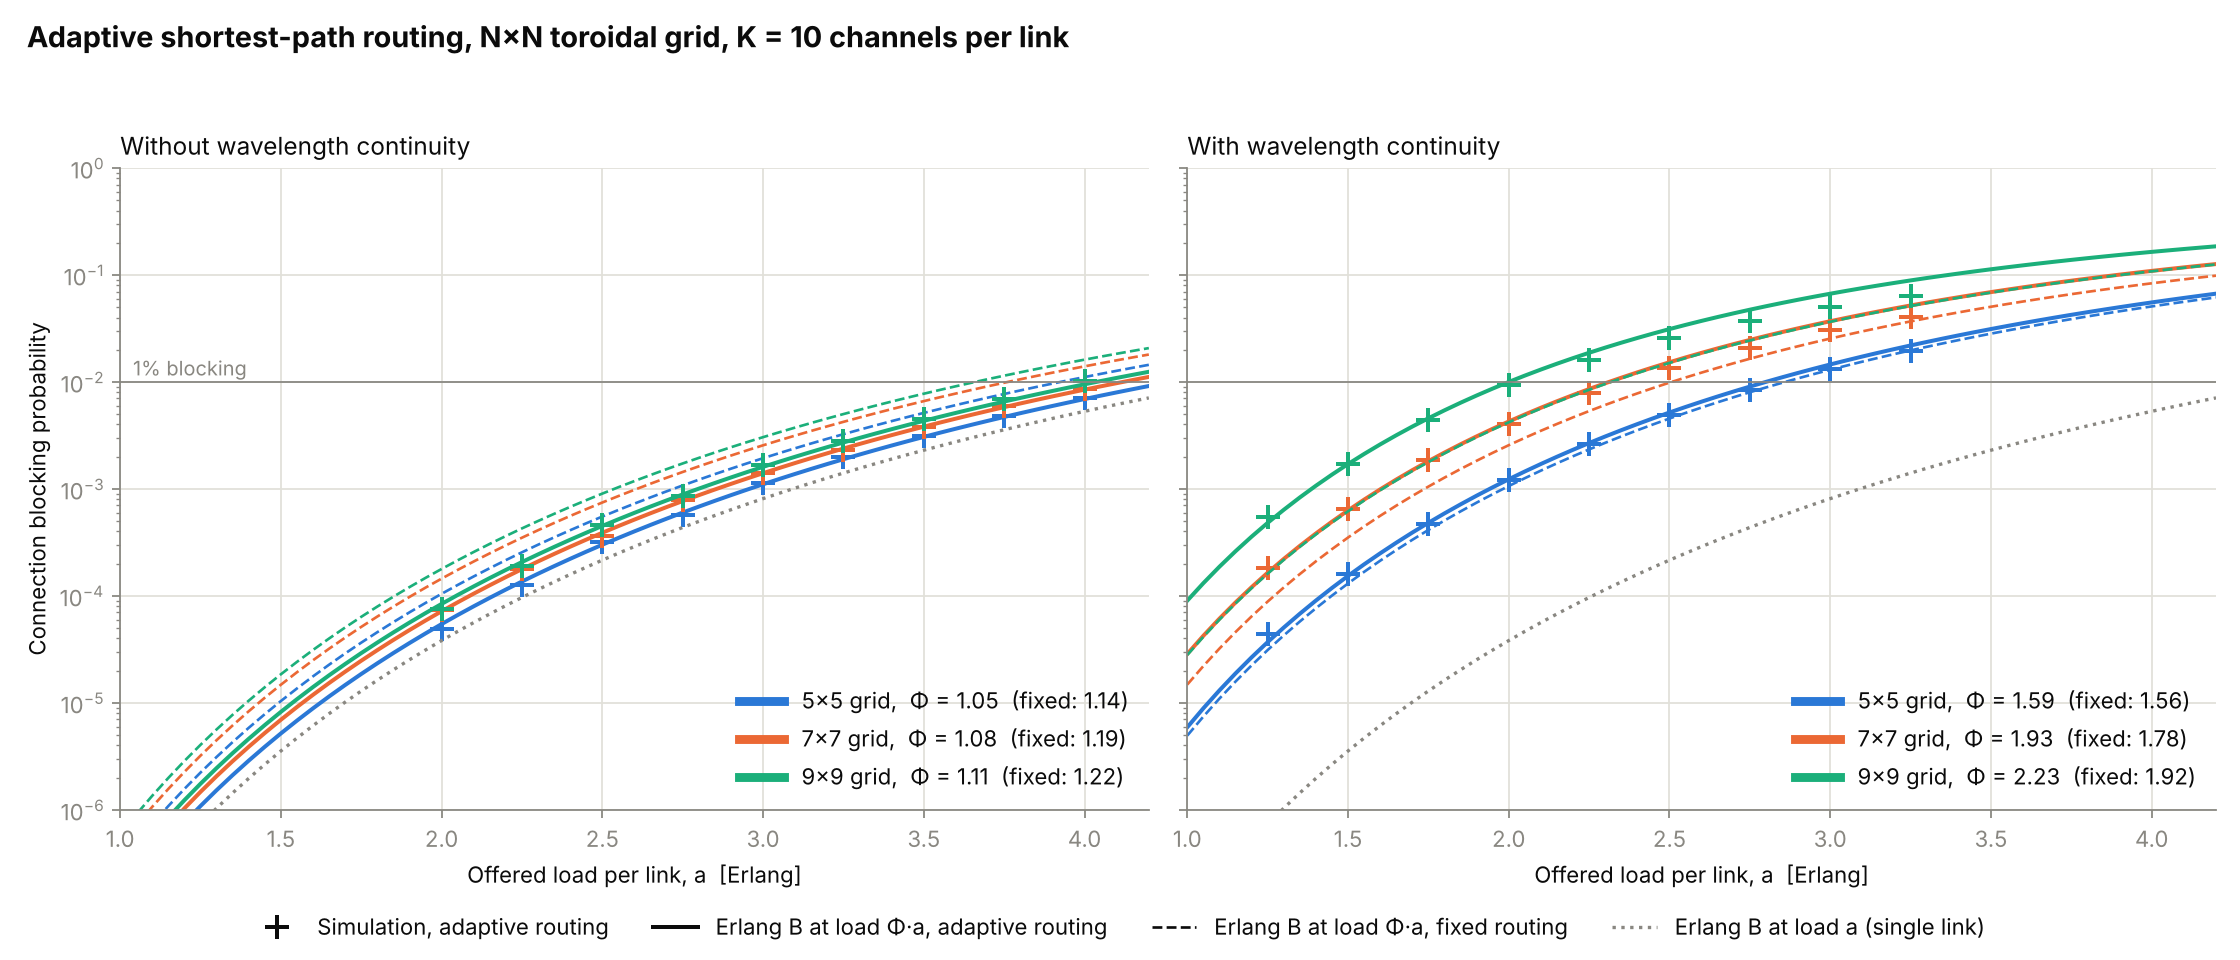

Recreate this plot in Python.
"""
Adaptive routing (torus_adaptive_sim.py) against the equivalent-load rule
blocking ~= ErlangB(PHI * a, K), and against the fixed intra-then-inter routing.

Reads torus_adaptive_sim.csv, plus the fixed-routing results torus_free_sim.csv
(no continuity) and torus_low_sim.csv (continuity).
"""
import numpy as np
import matplotlib
matplotlib.use("Agg")
import matplotlib.pyplot as plt
from torus_equivalent_load import erlang_b, erlang_load, K

SIZES = (5, 7, 9)


def fit_phi(load, blocking):
    keep = blocking < 1e-2
    return np.mean([erlang_load(b) / a for a, b in zip(load[keep], blocking[keep])])


if __name__ == "__main__":
    adaptive = np.loadtxt("torus_adaptive_sim.csv", delimiter=",")   # N, load, cont, util, blocking
    fixed = {0: np.loadtxt("torus_free_sim.csv", delimiter=",")[:, [0, 1, 3]],
             1: np.loadtxt("torus_low_sim.csv", delimiter=",")[:, [0, 1, 4]]}
    titles = {0: "Without wavelength continuity", 1: "With wavelength continuity"}

    INK, MUTED, GRID = "#0b0b0b", "#898781", "#e1e0d9"
    COLOUR = {5: "#2a78d6", 7: "#eb6834", 9: "#1baf7a"}
    plt.rcParams.update({"font.size": 10, "axes.edgecolor": MUTED, "axes.labelcolor": INK,
                         "xtick.color": MUTED, "ytick.color": MUTED, "text.color": INK})
    fig, axes = plt.subplots(1, 2, figsize=(14, 6), sharey=True)
    loads = np.linspace(1.0, 4.2, 65)
    print("continuity  N | PHI fixed  PHI adaptive | rule/sim below 1% | load for 1%: fixed  adaptive")
    for ax, c in zip(axes, (0, 1)):
        handles = []
        for N in SIZES:
            d = adaptive[(adaptive[:, 0] == N) & (adaptive[:, 2] == c)]
            f = fixed[c][fixed[c][:, 0] == N]
            phi, phi_fixed = fit_phi(d[:, 1], d[:, 4]), fit_phi(f[:, 1], f[:, 2])
            ax.plot(loads, [erlang_b(phi_fixed * a) for a in loads], "--", color=COLOUR[N], lw=1.2)
            ax.plot(loads, [erlang_b(phi * a) for a in loads], "-", color=COLOUR[N], lw=1.8)
            ax.plot(d[:, 1], d[:, 4], "+", color=COLOUR[N], ms=11, mew=1.8)
            handles.append(plt.Line2D([], [], color=COLOUR[N], lw=4,
                                      label=f"{N}×{N} grid,  Φ = {phi:.2f}  (fixed: {phi_fixed:.2f})"))
            low = d[d[:, 4] < 1e-2]
            ratio = [erlang_b(phi * a) / b for a, b in zip(low[:, 1], low[:, 4])]
            print(f"{c:10d} {N:2d} | {phi_fixed:9.3f} {phi:13.3f} | {min(ratio):6.2f} to {max(ratio):.2f}    |"
                  f" {erlang_load(1e-2) / phi_fixed:17.2f} {erlang_load(1e-2) / phi:9.2f}")
        ax.plot(loads, [erlang_b(a) for a in loads], ":", color=MUTED, lw=1.5)
        ax.axhline(1e-2, color=MUTED, lw=0.8)
        ax.set_yscale("log"); ax.set_ylim(1e-6, 1); ax.set_xlim(1.0, 4.2)
        ax.set_xlabel("Offered load per link, a  [Erlang]")
        ax.set_title(titles[c], loc="left", fontsize=11)
        ax.grid(True, which="major", color=GRID, lw=0.8); ax.set_axisbelow(True)
        for side in ("top", "right"):
            ax.spines[side].set_visible(False)
        ax.legend(handles=handles, loc="lower right", frameon=False)
    axes[0].set_ylabel("Connection blocking probability")
    axes[0].text(1.04, 1.15e-2, "1% blocking", color=MUTED, fontsize=9)
    fig.legend(handles=[
        plt.Line2D([], [], color=INK, ls="", marker="+", ms=11, mew=1.8, label="Simulation, adaptive routing"),
        plt.Line2D([], [], color=INK, ls="-", lw=1.8, label="Erlang B at load Φ·a, adaptive routing"),
        plt.Line2D([], [], color=INK, ls="--", lw=1.2, label="Erlang B at load Φ·a, fixed routing"),
        plt.Line2D([], [], color=MUTED, ls=":", lw=1.5, label="Erlang B at load a (single link)")],
        loc="lower center", ncol=4, frameon=False)
    fig.suptitle(f"Adaptive shortest-path routing, N×N toroidal grid, K = {K} channels per link",
                 x=0.012, ha="left", fontsize=13, fontweight="bold")
    fig.tight_layout(rect=(0, 0.05, 1, 0.95))
    fig.savefig("torus_adaptive.png", dpi=160, facecolor="white")
